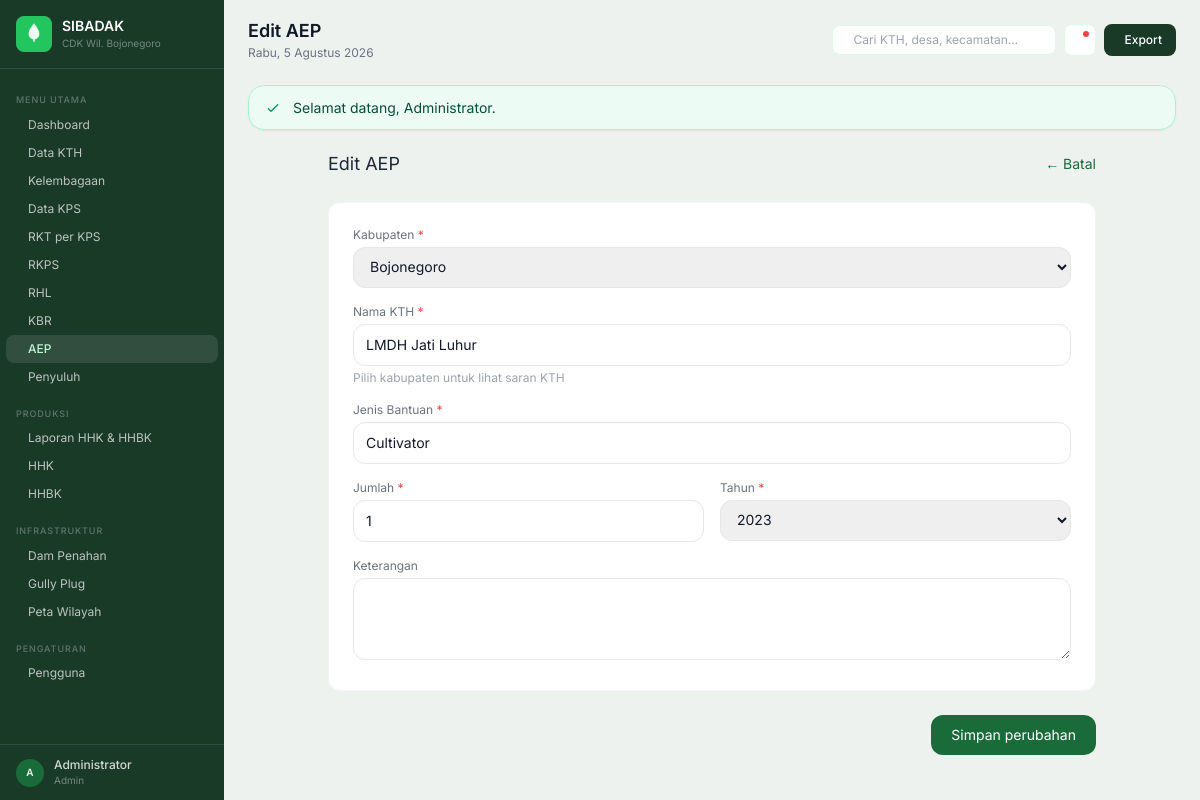
/aep/2/edit (signed in), run on the app's committed database.
### tables this page shows
CREATE TABLE aep (
    id           INT UNSIGNED AUTO_INCREMENT PRIMARY KEY,
    kth_id       MEDIUMINT UNSIGNED DEFAULT NULL,
    nama_kth     VARCHAR(200) DEFAULT NULL,
    desa_id      MEDIUMINT UNSIGNED DEFAULT NULL,
    kabupaten_id TINYINT UNSIGNED NOT NULL,
    jenis_bantuan VARCHAR(150) NOT NULL COMMENT 'Cultivator, Pencacah Rumput, dll',
    jumlah       SMALLINT UNSIGNED DEFAULT 1,
    tahun        YEAR NOT NULL,
    keterangan   TEXT DEFAULT NULL,
    created_at   TIMESTAMP DEFAULT CURRENT_TIMESTAMP,
    updated_at   TIMESTAMP DEFAULT CURRENT_TIMESTAMP ON UPDATE CURRENT_TIMESTAMP,
    CONSTRAINT fk_aep_kth       FOREIGN KEY (kth_id)       REFERENCES kth(id),
    CONSTRAINT fk_aep_kabupaten FOREIGN KEY (kabupaten_id) REFERENCES kabupaten(id)
) COMMENT='Bantuan Alat Ekonomi Produktif (sheet AEP)';

CREATE TABLE kabupaten (
    id          TINYINT UNSIGNED AUTO_INCREMENT PRIMARY KEY,
    kode        VARCHAR(10)  NOT NULL UNIQUE COMMENT 'Kode singkat: BJN, TBN, LMG, GRK',
    nama        VARCHAR(100) NOT NULL,
    created_at  TIMESTAMP DEFAULT CURRENT_TIMESTAMP,
    updated_at  TIMESTAMP DEFAULT CURRENT_TIMESTAMP ON UPDATE CURRENT_TIMESTAMP
) COMMENT='Master kabupaten wilayah CDK Bojonegoro';

### controllers/AepController.php (called while the page is built, shortened)
<?php
class AepController
{
    private function pdo(): \PDO
    {
        return Database::connect();
    }
    private function model(): Aep
    {
        return new Aep($this->pdo());
    }
    private function kthModel(): Kth
    {
        return new Kth($this->pdo());
    }
    public function edit(int $id): void
    {
        $row = $this->model()->findWithRelations($id);
        $kabupatenList = $this->kthModel()->listKabupatenForFilter();
        $aep = $row;
        $yearOptions = Aep::availableYears();
        require view_path('aep/form.php');
        require view_path('layouts/main.php');
    }
}

### index.php (called while the page is built, shortened)
<?php
require_once __DIR__ . '/config/database.php';
function match_route(string $method, string $path): ?array
{
    if ($method === 'GET' && preg_match('#^/kth/(\d+)$#', $path, $m)) {
        return [KthController::class, 'show', [(int) $m[1]]];
    }
    if ($method === 'GET' && preg_match('#^/kth/(\d+)/edit$#', $path, $m)) {
        return [KthController::class, 'edit', [(int) $m[1]]];
    }
    if ($method === 'POST' && preg_match('#^/kth/(\d+)/update$#', $path, $m)) {
        return [KthController::class, 'update', [(int) $m[1]]];
    }
    if ($method === 'POST' && preg_match('#^/kth/(\d+)/delete$#', $path, $m)) {
        return [KthController::class, 'delete', [(int) $m[1]]];
    }
    if ($method === 'GET' && preg_match('#^/kelembagaan/(\d+)$#', $path, $m)) {
        return [KelembagaanController::class, 'show', [(int) $m[1]]];
    }
    if ($method === 'GET' && preg_match('#^/kelembagaan/(\d+)/edit$#', $path, $m)) {
        return [KelembagaanController::class, 'edit', [(int) $m[1]]];
    }
    if ($method === 'POST' && preg_match('#^/kelembagaan/(\d+)/update$#', $path, $m)) {
        return [KelembagaanController::class, 'update', [(int) $m[1]]];
    }
    if ($method === 'POST' && preg_match('#^/kelembagaan/(\d+)/delete$#', $path, $m)) {
        return [KelembagaanController::class, 'delete', [(int) $m[1]]];
    }
    if ($method === 'GET' && preg_match('#^/kps/(\d+)$#', $path, $m)) {
        return [KpsController::class, 'show', [(int) $m[1]]];
    }
    if ($method === 'GET' && preg_match('#^/kps/(\d+)/anggota$#', $path, $m)) {
        return [KpsAnggotaController::class, 'index', [(int) $m[1]]];
    }
    if ($method === 'GET' && preg_match('#^/kps/(\d+)/anggota/create$#', $path, $m)) {
        return [KpsAnggotaController::class, 'create', [(int) $m[1]]];
    }
    if ($method === 'GET' && preg_match('#^/kps/(\d+)/anggota/import$#', $path, $m)) {
        return [KpsAnggotaController::class, 'importForm', [(int) $m[1]]];
    }
    if ($method === 'POST' && preg_match('#^/kps/(\d+)/anggota/import/preview$#', $path, $m)) {
        return [KpsAnggotaController::class, 'importPreview', [(int) $m[1]]];
    }
    if ($method === 'POST' && preg_match('#^/kps/(\d+)/anggota/import/process$#', $path, $m)) {
        return [KpsAnggotaController::class, 'importProcess', [(int) $m[1]]];
    }
    if ($method === 'POST' && preg_match('#^/kps/(\d+)/anggota/store$#', $path, $m)) {
        return [KpsAnggotaController::class, 'store', [(int) $m[1]]];
    }
    if ($method === 'GET' && preg_match('#^/kps/(\d+)/anggota/(\d+)/edit$#', $path, $m)) {
        return [KpsAnggotaController::class, 'edit', [(int) $m[1], (int) $m[2]]];
    }
    if ($method === 'POST' && preg_match('#^/kps/(\d+)/anggota/(\d+)/update$#', $path, $m)) {
        return [KpsAnggotaController::class, 'update', [(int) $m[1], (int) $m[2]]];
    }
    if ($method === 'POST' && preg_match('#^/kps/(\d+)/anggota/(\d+)/delete$#', $path, $m)) {
        return [KpsAnggotaController::class, 'delete', [(int) $m[1], (int) $m[2]]];
    }
    if ($method === 'GET' && preg_match('#^/kps/(\d+)/edit$#', $path, $m)) {
        return [KpsController::class, 'edit', [(int) $m[1]]];
    }
    if ($method === 'POST' && preg_match('#^/kps/(\d+)/update$#', $path, $m)) {
        return [KpsController::class, 'update', [(int) $m[1]]];
    }
    if ($method === 'POST' && preg_match('#^/kps/(\d+)/delete$#', $path, $m)) {
        return [KpsController::class, 'delete', [(int) $m[1]]];
    }
    if ($method === 'GET' && preg_match('#^/rkt/(\d+)$#', $path, $m)) {
        return [RktController::class, 'show', [(int) $m[1]]];
    }
    if ($method === 'GET' && preg_match('#^/rkt/(\d+)/edit$#', $path, $m)) {
        return [RktController::class, 'edit', [(int) $m[1]]];
    }
    if ($method === 'POST' && preg_match('#^/rkt/(\d+)/update$#', $path, $m)) {
        return [RktController::class, 'update', [(int) $m[1]]];
    }
    if ($method === 'POST' && preg_match('#^/rkt/(\d+)/delete$#', $path, $m)) {
        return [RktController::class, 'delete', [(int) $m[1]]];
    }
    if ($method === 'GET' && preg_match('#^/rhl/(\d+)$#', $path, $m)) {
        return [RhlController::class, 'show', [(int) $m[1]]];
    }
    if ($method === 'GET' && preg_match('#^/rhl/(\d+)/edit$#', $path, $m)) {
        return [RhlController::class, 'edit', [(int) $m[1]]];
    }
    if ($method === 'POST' && preg_match('#^/rhl/(\d+)/update$#', $path, $m)) {
        return [RhlController::class, 'update', [(int) $m[1]]];
    }
    if ($method === 'POST' && preg_match('#^/rhl/(\d+)/delete$#', $path, $m)) {
        return [RhlController::class, 'delete', [(int) $m[1]]];
    }
    if ($method === 'POST' && preg_match('#^/rhl/(\d+)/bibit/store$#', $path, $m)) {
        return [RhlController::class, 'storeBibit', [(int) $m[1]]];
    }
    if ($method === 'POST' && preg_match('#^/rhl/bibit/(\d+)/delete$#', $path, $m)) {
        return [RhlController::class, 'deleteBibit', [(int) $m[1]]];
    }
    if ($method === 'GET' && preg_match('#^/kbr/(\d+)$#', $path, $m)) {
        return [KbrController::class, 'show', [(int) $m[1]]];
    }
    if ($method === 'GET' && preg_match('#^/kbr/(\d+)/edit$#', $path, $m)) {
        return [KbrController::class, 'edit', [(int) $m[1]]];
    }
    if ($method === 'POST' && preg_match('#^/kbr/(\d+)/update$#', $path, $m)) {
        return [KbrController::class, 'update', [(int) $m[1]]];
    }
    if ($method === 'POST' && preg_match('#^/kbr/(\d+)/delete$#', $path, $m)) {
        return [KbrController::class, 'delete', [(int) $m[1]]];
    }
    if ($method === 'POST' && preg_match('#^/kbr/(\d+)/tanaman/store$#', $path, $m)) {
        return [KbrController::class, 'storeTanaman', [(int) $m[1]]];
    }
    if ($method === 'POST' && preg_match('#^/kbr/tanaman/(\d+)/delete$#', $path, $m)) {
        return [KbrController::class, 'deleteTanaman', [(int) $m[1]]];
    }
    if ($method === 'GET' && preg_match('#^/aep/(\d+)$#', $path, $m)) {
        return [AepController::class, 'show', [(int) $m[1]]];
    }
    if ($method === 'GET' && preg_match('#^/aep/(\d+)/edit$#', $path, $m)) {
        return [AepController::class, 'edit', [(int) $m[1]]];
    }
    return null;
}
$method = $_SERVER['REQUEST_METHOD'] ?? 'GET';
$path = request_path();
$handler = match_route($method, $path);
[$class, $action, $args] = $handler;
$controller = new $class();
$controller->$action(...$args);

### config/database.php (called while the page is built, shortened)
<?php
class Database
{
    private static ?\PDO $instance = null;
    public static function connect(): \PDO
    {
        if (self::$instance === null) {
            $host = $_ENV['DB_HOST'] ?? 'localhost';
            $port = $_ENV['DB_PORT'] ?? '3306';
            $name = $_ENV['DB_NAME'] ?? 'db_kth_cdk_bjn';
            $user = $_ENV['DB_USER'] ?? 'root';
            $pass = $_ENV['DB_PASS'] ?? '';
            $dsn = sprintf(
                'mysql:host=%s;port=%s;dbname=%s;charset=utf8mb4',
                $host,
                $port,
                $name
            );
            self::$instance = new \PDO($dsn, $user, $pass, [
                \PDO::ATTR_ERRMODE => \PDO::ERRMODE_EXCEPTION,
                \PDO::ATTR_DEFAULT_FETCH_MODE => \PDO::FETCH_ASSOC,
                \PDO::ATTR_EMULATE_PREPARES => false,
            ]);
        }
        return self::$instance;
    }
}

### models/BaseModel.php (called while the page is built, shortened)
<?php
abstract class BaseModel
{
    protected \PDO $pdo;
    public function __construct(\PDO $pdo)
    {
        $this->pdo = $pdo;
    }
    public function query(string $sql, array $params = []): array
    {
        $stmt = $this->pdo->prepare($sql);
        $stmt->execute($params);
        return $stmt->fetchAll(\PDO::FETCH_ASSOC);
    }
}

### models/Aep.php (called while the page is built, shortened)
<?php
class Aep extends BaseModel
{
    public static function availableYears(): array
    {
        return range(2015, 2035);
    }
    public function findWithRelations(int $id): array|false
    {
        $sql = 'SELECT aep.*, kb.nama AS kabupaten_nama, ds.nama AS desa_nama
            FROM aep
            INNER JOIN kabupaten kb ON aep.kabupaten_id = kb.id
            LEFT JOIN desa ds ON aep.desa_id = ds.id
            WHERE aep.id = ?
            LIMIT 1';
        $stmt = $this->pdo->prepare($sql);
        $stmt->execute([$id]);
        $row = $stmt->fetch(\PDO::FETCH_ASSOC);
        return $row === false ? false : $row;
    }
}

### helpers/functions.php (called while the page is built, shortened)
<?php
function user_role(): string
{
    return (string) ($_SESSION['role'] ?? '');
}

### models/Kth.php (called while the page is built, shortened)
<?php
class Kth extends BaseModel
{
    public function listKabupatenForFilter(): array
    {
        return $this->query('SELECT id, kode, nama FROM kabupaten ORDER BY nama ASC');
    }
}

### views/aep/form.php (the view, shortened to what this page needs)
<?php
$isEdit = $aep !== null;
$action = $isEdit ? APP_URL . '/aep/' . (int) $aep['id'] . '/update' : APP_URL . '/aep/store';
$fv = static function (string $field) use ($aep): string {
    if ($aep === null) {
        return '';
    }
    return htmlspecialchars((string) ($aep[$field] ?? ''), ENT_QUOTES, 'UTF-8');
};
$opKab = user_role() === 'operator' ? user_kabupaten_id() : null;
?>
<div class="max-w-3xl mx-auto fade-up">
    <div class="flex items-center justify-between mb-6">
        <h2 class="font-display font-700 text-gray-800 text-lg"><?= $isEdit ? 'Edit AEP' : 'Tambah AEP' ?></h2>
        <a href="<?= htmlspecialchars($isEdit ? APP_URL . '/aep/' . (int) $aep['id'] : APP_URL . '/aep', ENT_QUOTES, 'UTF-8') ?>" class="text-sm text-forest-600 hover:underline">← Batal</a>
    </div>
    <form method="post" action="<?= htmlspecialchars($action, ENT_QUOTES, 'UTF-8') ?>" class="space-y-6">
        <div class="stat-card p-6 grid grid-cols-1 md:grid-cols-2 gap-4">
            <div class="md:col-span-2">
                <label class="block text-xs font-600 text-gray-500 mb-1">Kabupaten <span class="text-red-500">*</span></label>
                <select name="kabupaten_id" required <?= $opKab !== null ? 'disabled' : '' ?> class="w-full text-sm px-3 py-2.5 rounded-xl border border-gray-200 outline-none disabled:bg-gray-50 disabled:text-gray-500">
                    <?php foreach ($kabupatenList as $kb): ?>
                    <option value="<?= (int) $kb['id'] ?>" <?= ($isEdit && (int) $aep['kabupaten_id'] === (int) $kb['id']) || ($opKab !== null && (int) $kb['id'] === $opKab) ? 'selected' : '' ?>><?= htmlspecialchars($kb['nama'], ENT_QUOTES, 'UTF-8') ?></option>
                    <?php endforeach; ?>
                </select>
            </div>
            <div class="md:col-span-2">
                <label class="block text-xs font-600 text-gray-500 mb-1">Nama KTH <span class="text-red-500">*</span></label>
                <div style="position:relative;">
                    <input type="text" name="nama_kth" id="aep_nama_kth" value="<?= $fv('nama_kth') ?>" required maxlength="200" autocomplete="off"
                        placeholder="Ketik untuk mencari atau isi nama bebas..."
                        class="w-full text-sm px-3 py-2.5 rounded-xl border border-gray-200 outline-none focus:ring-2 focus:ring-forest-500/20 focus:border-forest-500">
                </div>
                <p class="text-xs text-gray-400 mt-1">Pilih kabupaten untuk lihat saran KTH</p>
            </div>
            <div class="md:col-span-2">
                <label class="block text-xs font-600 text-gray-500 mb-1">Jenis Bantuan <span class="text-red-500">*</span></label>
                <input type="text" name="jenis_bantuan" value="<?= $fv('jenis_bantuan') ?>" required maxlength="150" placeholder="Contoh: Cultivator, Pencacah Rumput, Mesin Perajang..." class="w-full text-sm px-3 py-2.5 rounded-xl border border-gray-200 outline-none">
            </div>
            <div>
                <label class="block text-xs font-600 text-gray-500 mb-1">Jumlah <span class="text-red-500">*</span></label>
                <input type="number" name="jumlah" value="<?= $isEdit ? (int) $aep['jumlah'] : 1 ?>" required min="1" class="w-full text-sm px-3 py-2.5 rounded-xl border border-gray-200 outline-none">
            </div>
            <div>
                <label class="block text-xs font-600 text-gray-500 mb-1">Tahun <span class="text-red-500">*</span></label>
                <select name="tahun" required class="w-full text-sm px-3 py-2.5 rounded-xl border border-gray-200 outline-none">
                    <?php foreach ($yearOptions as $th): ?>
                    <option value="<?= $th ?>" <?= $isEdit && (int) $aep['tahun'] === $th ? 'selected' : '' ?>><?= $th ?></option>
                    <?php endforeach; ?>
                </select>
            </div>
            <div class="md:col-span-2">
                <label class="block text-xs font-600 text-gray-500 mb-1">Keterangan</label>
                <textarea name="keterangan" rows="3" class="w-full text-sm px-3 py-2.5 rounded-xl border border-gray-200 outline-none resize-y"><?= $fv('keterangan') ?></textarea>
            </div>
        </div>
        <div class="flex justify-end">
            <button type="submit" class="px-5 py-2.5 rounded-xl bg-forest-600 text-white text-sm font-600 hover:bg-forest-700"><?= $isEdit ? 'Simpan perubahan' : 'Simpan AEP' ?></button>
        </div>
    </form>
</div>

### assets/css/tokens.css (style rules this page uses)
:root { --color-primary: #1A6B3A; --color-primary-hover: #155730; --color-primary-light: #3AA870; --color-primary-surface: #E8F5EC; --color-bg-page: #EEF2EE; --color-bg-surface: #FFFFFF; --color-bg-sidebar: #1A3A28; --color-bg-sidebar-active: #2D5A3D; --color-bg-subtle: #F5F7F5; --color-text-primary: #1A2E22; --color-text-secondary: #4A6357; --color-text-muted: #8AA396; --color-text-inverse: #FFFFFF; --color-border: rgba(26, 107, 58, 0.12); --color-border-strong: rgba(26, 107, 58, 0.25); --shadow-card: 0 1px 3px rgba(26, 46, 34, 0.04), 0 1px 2px rgba(26, 46, 34, 0.06); --shadow-card-hover: 0 4px 12px rgba(26, 46, 34, 0.08), 0 2px 4px rgba(26, 46, 34, 0.04); --color-success: #3AA870; --color-warning: #E07B3A; --color-danger: #E24B4A; --color-info: #4A90D9; --chart-utama: #1A6B3A; --chart-madya: #E07B3A; --chart-pemula: #4A90D9; --chart-hkm: #7B5EA7; --chart-hd: #E07B3A; --chart-kulin: #1A6B3A; --chart-iphps: #17A77E; --chart-5: #E24B4A; --chart-6: #F0C040; --chart-7: #5BC0DE; }
body { background-color: var(--color-bg-page) !important; }

### views/partials/app-styles.php (style rules this page uses)
.fade-up { animation: fadeUp 0.35s ease forwards; }
.stat-card { background: white; border-radius: 0.75rem; border: 1px solid #f3f4f6; }

### data on the page
aep: kabupaten_id "Bojonegoro", nama_kth "LMDH Jati Luhur", jenis_bantuan "Cultivator", jumlah "1", tahun "2023"

### other printed values
APP_NAME "SIBADAK"
$initial "A"
$u "Administrator"
$role "Admin"
$pageTitle "Edit AEP"
format_tanggal_hari_ini() "Rabu, 5 Agustus 2026"
$flash['msg'] "Selamat datang, Administrator."
